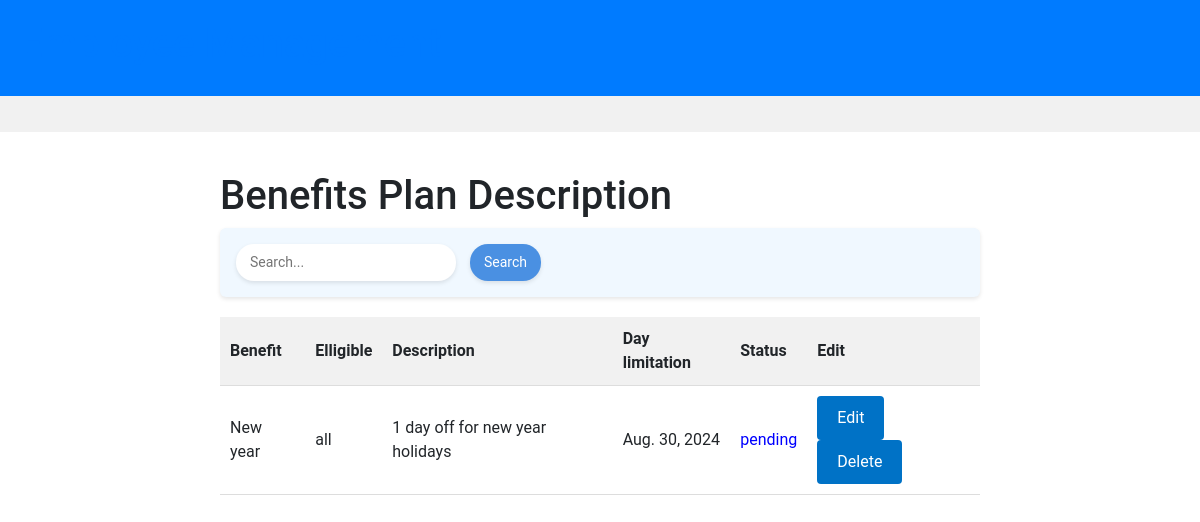
The app's page /benefit/plan/ (signed in) with its own data.
### benefits/models.py (models this page shows, shortened)
class Benefit(models.Model):
    id = models.AutoField(primary_key=True)
    name = models.CharField(max_length=200)
    type = models.CharField(max_length=200)
    cost = models.IntegerField(default=0)
    description = models.CharField(max_length=500)
    elligible = models.CharField(max_length=500, default='all')
    effective_date = models.DateField(default='07-11-2013')
    expiration_date = models.DateField()
    class Meta :
        db_table = "Benefit"

### benefits/views.py (the view, shortened to what this page needs)
# urls.py: path("plan/", views.plan),
@login_required(login_url="login")
def plan(request):
    now = datetime.date.today()
    plans = Benefit.objects.all()
    enroll = Enrollement.objects.all()
    return render (request , 'benefit/plan.html',{'plans':plans,'enroll':enroll,'time':now} )

### templates/benefit/plan.html (shortened to what this page needs)
{% extends 'base.html' %}
{% block content %}
{% load static %}
<link rel="stylesheet" href="{% static 'style.css' %}">
  <div class="container">
    <h1>Benefits Plan Description</h1>
    <div class="search-and-filters">
      <div class="search-container">
        <form action ="" method="POST">
          <input type="text" class="search-input" placeholder="Search..." name = "search">
        <button class="search-button">
          Search
        </button>
        </form>
      </div>
    </div>
    <table>
      <thead>
        <tr>
          <th>Benefit</th>
          <th>Elligible</th>
          <th>Description</th>
          <th>Day limitation</th>
          <th>Status</th>
          <th>Edit</th>
        </tr>
      </thead>
      <tbody>
        {% for p in plans %}
        <tr>
          <td>{{p.name}}</td>
          <td>{{p.elligible}}</td>
          <td>{{p.description}}</td>
          <td>{{p.expiration_date}}</td>
          {% if p.expiration_date  > time and p.effective_date > time %}
          <td style="color: blue;">pending</td>
          {% endif %}
          <td> <button class="show-popup-button-push" data-title="{{p.id}}" data-text="{{p.name}} ">Edit</button>
            <button class="show-popup-button" data-title="{{p.id}}" data-text=" {{p.description}}">Delete</button></td></td>
        </tr>
        {% endfor %}
      </tbody>
    </table>
  </div>
{% endblock %}

### static/style.css (style rules this page uses)
body { font-family: 'Roboto', sans-serif; margin: 0; padding: 0; }
table { width: 100%; border-collapse: collapse; }
th, td { padding: 10px; text-align: left; border-bottom: 1px solid #ddd; }
th { background-color: #f1f1f1; }
.show-popup-button { background-color: #0072c6; color: white; padding: 10px 20px; border: none; border-radius: 4px; cursor: pointer; font-size: 16px; }
.show-popup-button-push { background-color: #0072c6; color: white; padding: 10px 20px; border: none; border-radius: 4px; cursor: pointer; font-size: 16px; }
.search-and-filters { display: flex; justify-content: space-between; align-items: center; margin-bottom: 20px; background-color: #f0f8ff; padding: 16px; border-radius: 6px; box-shadow: 0 2px 4px rgba(0, 0, 0, 0.1); }
.search-container { display: flex; align-items: center; }
.search-input { padding: 8px 14px; border: none; border-radius: 18px; font-size: 14px; background-color: #fff; box-shadow: 0 2px 4px rgba(0, 0, 0, 0.1); margin-right: 10px; width: 220px; }
.search-button { background-color: #4a90e2; color: white; border: none; padding: 8px 14px; border-radius: 18px; cursor: pointer; font-size: 14px; box-shadow: 0 2px 4px rgba(0, 0, 0, 0.1); }
.container { max-width: 800px; margin: 0 auto; padding: 40px 20px; }
button { background-color: #1e90ff; color: #fff; border: none; border-radius: 4px; padding: 8px 12px; cursor: pointer; font-size: 14px; }

### records on screen
Benefit: name "New year", elligible "all", description "1 day off for new year holidays", expiration_date "Aug. 30, 2024", effective_date "pending"
